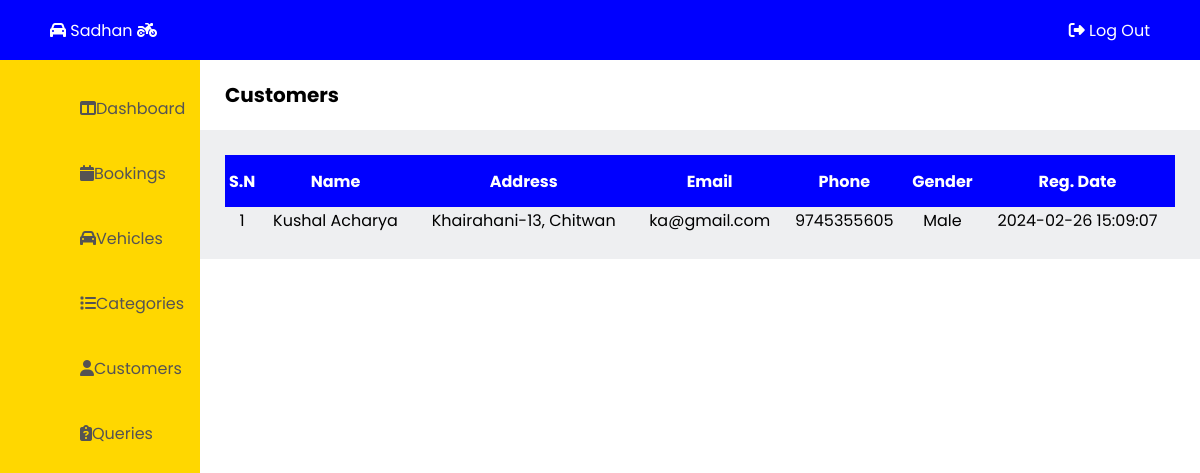
The page /admin/customers.php on the database as committed earlier.
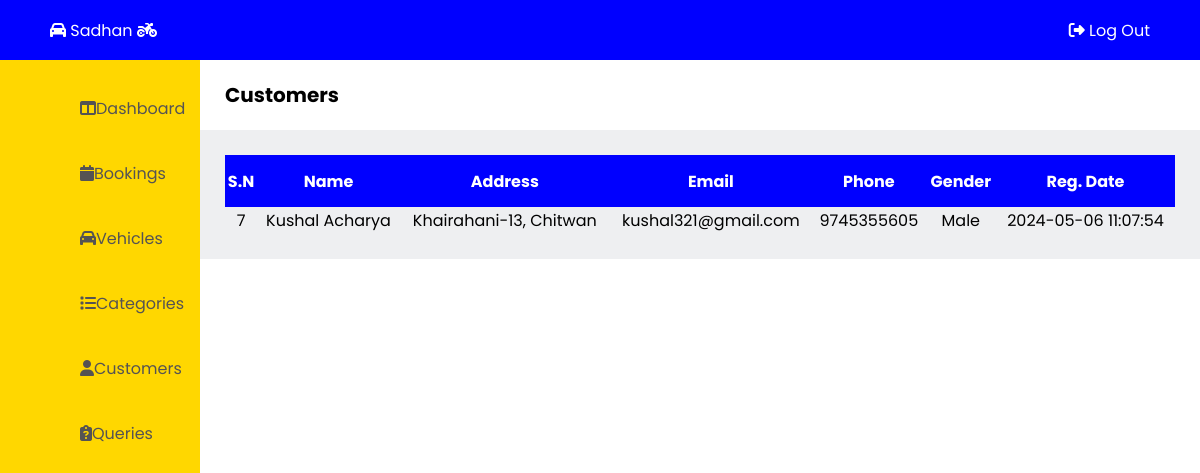
The same page on the database as committed later.
### tables this page shows
CREATE TABLE `user_signup` (
  `u_id` int(11) NOT NULL,
  `u_name` varchar(50) NOT NULL,
  `u_image` varchar(100) NOT NULL,
  `u_address` varchar(100) NOT NULL,
  `u_email` varchar(50) NOT NULL,
  `u_phone` varchar(15) NOT NULL,
  `u_gender` varchar(20) NOT NULL,
  `u_password` varchar(20) NOT NULL,
  `u_reg_date` datetime NOT NULL DEFAULT CURRENT_TIMESTAMP
);

### admin/customers.php (the view, shortened to what this page needs)
<!DOCTYPE html>
<html lang="en">
<head>
  <link rel="stylesheet" href="admin-css\admin-style.css"/>
</head>
<body>
  <?php
    include "admin-container\admin-header.php";
  ?>
  <?php
    include "admin-container\admin-leftbar.php";
  ?>
  <main class="main">
    <section class="title">
      <p>Customers</p>
    </section>
    <div class="customer-table">
      <table>
        <tr>
          <th>S.N</th>
          <th>Name</th>
          <th>Address</th>
          <th>Email</th>
          <th>Phone</th>
          <th>Gender</th>
          <th>Reg. Date</th>
        </tr>
<?php
    $qry = "SELECT * FROM user_signup ORDER BY u_id DESC";
    include 'admin-container/db_connection.php';
    $result = mysqli_query($con, $qry);
?>
        <?php while($row = mysqli_fetch_assoc($result)) { ?>
          <tr>
            <td><?php echo $row['u_id'];?></td>
            <td><?php echo $row['u_name'];?></td>
            <td><?php echo $row['u_address'];?></td>
            <td><?php echo $row['u_email'];?></td>
            <td><?php echo $row['u_phone'];?></td>
            <td><?php echo $row['u_gender'];?></td>
            <td><?php echo $row['u_reg_date'];?></td>
          </tr>
        <?php } ?>
      </table>
    </div>
  </main>
</body>
</html>

### admin/admin-container/admin-header.php
<header class="header">
    <a href="..\home.php" class="logo"><i class="fa-solid fa-car"></i> Sadhan <i class="fa-solid fa-motorcycle"></i></a>
    <div class="admin-header-btn">
        <a href="admin-logout.php" class="admin-logout" onclick="return confirm('Are you sure to log out?')"><i class="fa-solid fa-right-from-bracket"></i> Log Out </a>
    </div>
</header>

### admin/admin-container/admin-leftbar.php
<section class="leftbar">
    <div class="leftbar-menu">
    <nav>
      <ul class="nav-item">
        <li><a href="dashboard.php" class="nav-item"><i class="fa-solid fa-table-columns"></i> Dashboard</a></li>
        <li><a href="bookings.php" class="nav-item"><i class="fa-solid fa-calendar"></i> Bookings</a></li>
        <li><a href="vehicles.php" class="nav-item"><i class="fa-solid fa-car"></i> Vehicles</a></li>
        <li><a href="categories.php" class="nav-item"><i class="fa-solid fa-list"></i> Categories</a></li>
        <li><a href="customers.php" class="nav-item"><i class="fa-solid fa-user"></i> Customers</a></li>
        <li><a href="queries.php" class="nav-item"><i class="fa-solid fa-clipboard-question"></i> Queries</a></li>
      </ul>
    </nav>
    </div>
</section>

### admin/admin-css/admin-style.css (style rules this page uses)
body { list-style: none; text-decoration: none; margin: 0; padding: 0; height: 100vh; display: grid; grid-template-columns: 200px 1fr; grid-template-rows: 60px 1fr; font-family: 'Poppins', sans-serif; }
.header { background-color: blue; grid-column: 1 / 3; grid-row: 1 / 2; }
.leftbar { background-color: gold; grid-column: 1 / 2; grid-row: 2 / 3; }
.title { padding-left: 25px; padding-right: 25px; font-size: 20px; display: flex; align-items: center; }
.title p { font-weight: bold; }
header { top: 0; right: 0; display: flex; align-items: center; justify-content: space-between; padding-left: 30px; padding-right: 30px; }
.header a { padding: 10px 20px; text-decoration: none; color: white; }
.admin-header-btn .admin-logout { color: #fff; border-radius: 0.9rem; }
.leftbar-menu nav { overflow: hidden; }
.leftbar-menu li { text-decoration: none; list-style: none; }
.leftbar-menu a { position: relative; color: rgb(85, 83, 83); font-size: 16px; display: table; width: 150px; text-decoration: none; list-style: none; padding: 20px; border-radius: 0.9rem; }
.nav-item { position: relative; margin-left: 10px; }
.booking-table, .vehicle-table, .customer-table, .category-table, .query-table { padding: 25px; background-color: #eeeff1; }
table { width: 100%; border-collapse: collapse; }
th { height: 50px; background-color: blue; color: white; }
td { text-align: center; }
tr:nth-child(odd) { background-color: rgba(0, 119, 255, 0.158); }

Rows that differ between the two databases and show on the page:
removed user_signup: u_id "1", u_name "Kushal Acharya", u_address "Khairahani-13, Chitwan", u_email "ka@gmail.com", u_phone "9745355605", u_gender "Male", u_reg_date "2024-02-26 15:09:07"
added user_signup: u_id "7", u_name "Kushal Acharya", u_address "Khairahani-13, Chitwan", u_email "kushal321@gmail.com", u_phone "9745355605", u_gender "Male", u_reg_date "2024-05-06 11:07:54"
